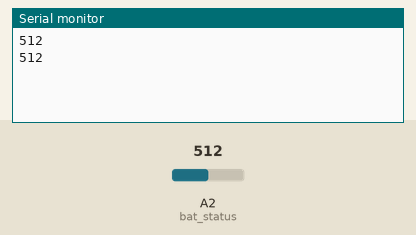
Recording of a sketch running on a simulated Arduino Uno, built with avr-gcc and run on an emulated ATmega328P. Parts: the last lines printed to the serial monitor. Inputs (shaded band) come from the test bench; at power-on: A2 (bat_status) = 512.

Above: at 1.8 s.
1.9 s: A2 (bat_status) set to 716
At 2.8 s:
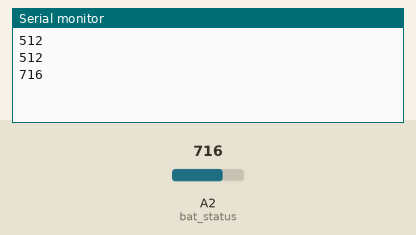
3.4 s: A2 (bat_status) set to 900
At 4.5 s:
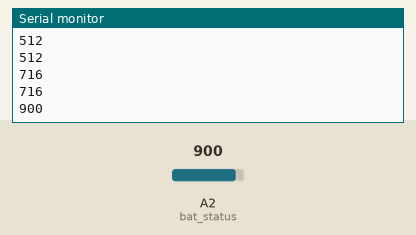
Timing chart, 0 to 6.4 s (numbered marks = the images above; inputs shaded):
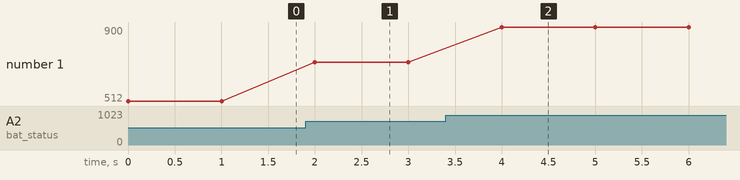

Measured:
- after the input at 1.9 s, the serial monitor: prints a new line after 0.10 s (image 1)
- after the input at 3.4 s, the serial monitor: prints a new line after 0.60 s (image 2)
- plotted number 1: 512 → 716 after the input at 1.9 s, 716 → 900 after the input at 3.4 s

The sketch:

get_critical_battery.ino
```cpp
#define bat_status A2

void setup() {
  // put your setup code here, to run once:
  Serial.begin(9600);
}

void loop() {
  // put your main code here, to run repeatedly:

  int sensorValue = analogRead(bat_status);
  Serial.println(sensorValue); // this will write the decimal value to the terminal
  delay(1000); // delay 1 s
}
```
